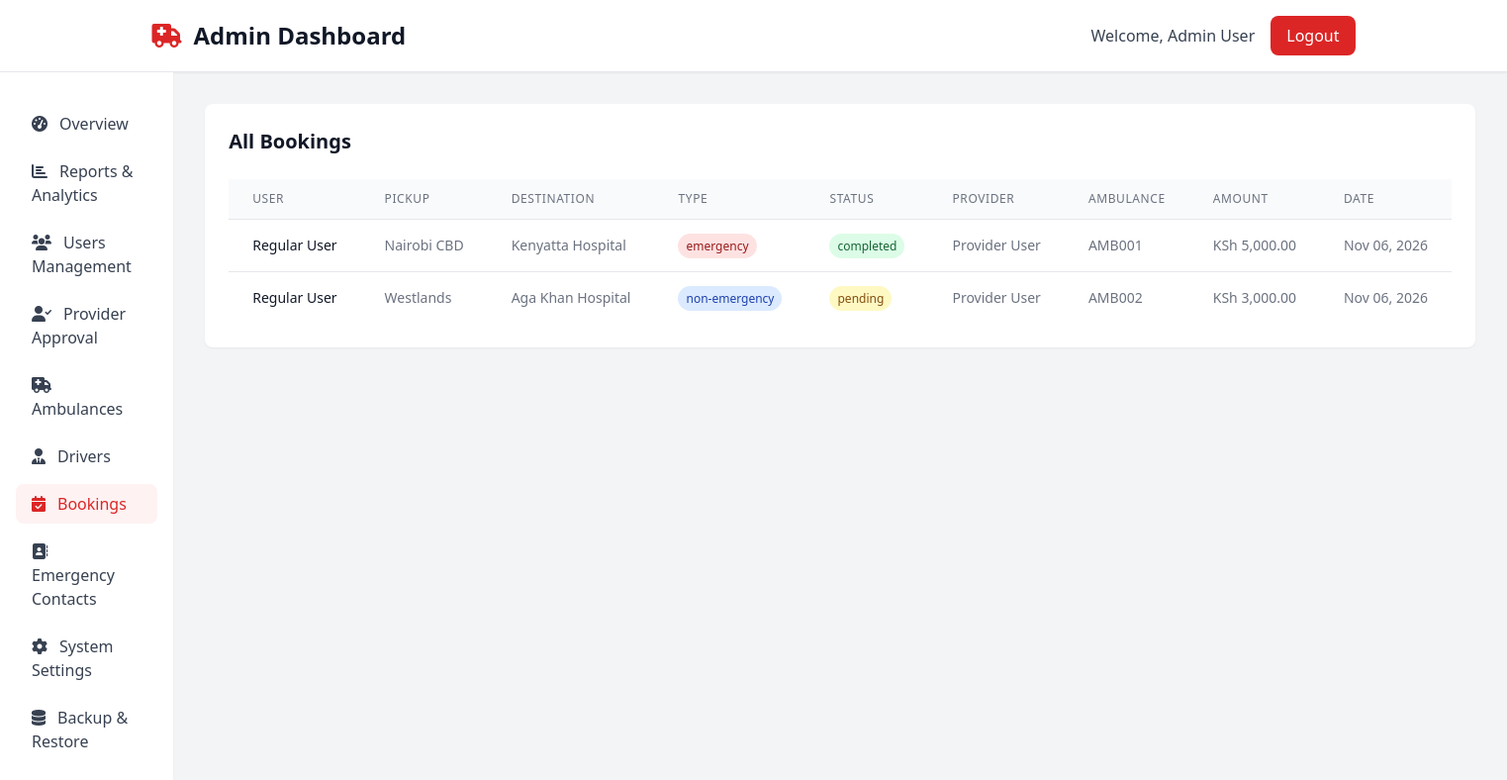
The app's page /admin/bookings.php (signed in) with its own data.
### tables this page shows
CREATE TABLE IF NOT EXISTS bookings (
    id INT AUTO_INCREMENT PRIMARY KEY,
    user_id INT NOT NULL,
    ambulance_id INT,
    pickup_location VARCHAR(255) NOT NULL,
    destination VARCHAR(255) NOT NULL,
    booking_type ENUM('emergency', 'non-emergency') NOT NULL,
    status ENUM('pending', 'accepted', 'in_progress', 'completed', 'cancelled') DEFAULT 'pending',
    amount DECIMAL(10,2) DEFAULT 0.00,
    created_at TIMESTAMP DEFAULT CURRENT_TIMESTAMP,
    FOREIGN KEY (user_id) REFERENCES users(id) ON DELETE CASCADE,
    FOREIGN KEY (ambulance_id) REFERENCES ambulances(id) ON DELETE SET NULL
);

CREATE TABLE IF NOT EXISTS users (
    id INT AUTO_INCREMENT PRIMARY KEY,
    fullname VARCHAR(100) NOT NULL,
    email VARCHAR(100) NOT NULL UNIQUE,
    phone VARCHAR(20) NOT NULL,
    account_type ENUM('user', 'provider', 'admin') NOT NULL,
    password VARCHAR(255) NOT NULL,
    otp VARCHAR(6) DEFAULT NULL,
    otp_timestamp TIMESTAMP NULL,
    is_active BOOLEAN DEFAULT TRUE,
    email_verified BOOLEAN DEFAULT FALSE,
    is_approved BOOLEAN DEFAULT TRUE,
    rejection_reason TEXT NULL,
    created_at TIMESTAMP DEFAULT CURRENT_TIMESTAMP,
    updated_at TIMESTAMP DEFAULT CURRENT_TIMESTAMP ON UPDATE CURRENT_TIMESTAMP
);

CREATE TABLE IF NOT EXISTS ambulances (
    id INT AUTO_INCREMENT PRIMARY KEY,
    provider_id INT NOT NULL,
    vehicle_number VARCHAR(20) NOT NULL,
    vehicle_type VARCHAR(50) NOT NULL,
    status ENUM('available', 'busy', 'maintenance') DEFAULT 'available',
    created_at TIMESTAMP DEFAULT CURRENT_TIMESTAMP,
    FOREIGN KEY (provider_id) REFERENCES users(id) ON DELETE CASCADE
);

### admin/bookings.php (the view, shortened to what this page needs)
<?php
include '../config.php';
$bookings = $conn->query("SELECT b.*, u.fullname as user_name, a.vehicle_number, p.fullname as provider_name FROM bookings b JOIN users u ON b.user_id = u.id LEFT JOIN ambulances a ON b.ambulance_id = a.id LEFT JOIN users p ON a.provider_id = p.id ORDER BY b.created_at DESC");
$dashboard_type = 'Admin';
$current_page = 'bookings';
include '../includes/header.php';
include '../includes/sidebar.php';
?>
        <main class="flex-1 p-8">
            <section class="mb-8">
                <div class="bg-white rounded-lg shadow-sm p-6">
                    <h2 class="text-xl font-semibold text-gray-900 mb-6">All Bookings</h2>
                    <div class="overflow-x-auto">
                        <table class="min-w-full divide-y divide-gray-200">
                            <thead class="bg-gray-50">
                                <tr>
                                    <th class="px-6 py-3 text-left text-xs font-medium text-gray-500 uppercase tracking-wider">User</th>
                                    <th class="px-6 py-3 text-left text-xs font-medium text-gray-500 uppercase tracking-wider">Pickup</th>
                                    <th class="px-6 py-3 text-left text-xs font-medium text-gray-500 uppercase tracking-wider">Destination</th>
                                    <th class="px-6 py-3 text-left text-xs font-medium text-gray-500 uppercase tracking-wider">Type</th>
                                    <th class="px-6 py-3 text-left text-xs font-medium text-gray-500 uppercase tracking-wider">Status</th>
                                    <th class="px-6 py-3 text-left text-xs font-medium text-gray-500 uppercase tracking-wider">Provider</th>
                                    <th class="px-6 py-3 text-left text-xs font-medium text-gray-500 uppercase tracking-wider">Ambulance</th>
                                    <th class="px-6 py-3 text-left text-xs font-medium text-gray-500 uppercase tracking-wider">Amount</th>
                                    <th class="px-6 py-3 text-left text-xs font-medium text-gray-500 uppercase tracking-wider">Date</th>
                                </tr>
                            </thead>
                            <tbody class="bg-white divide-y divide-gray-200">
                                <?php if ($bookings->num_rows > 0): ?>
                                    <?php while ($booking = $bookings->fetch_assoc()): ?>
                                    <tr>
                                        <td class="px-6 py-4 whitespace-nowrap text-sm font-medium text-gray-900"><?php echo htmlspecialchars($booking['user_name']); ?></td>
                                        <td class="px-6 py-4 whitespace-nowrap text-sm text-gray-500"><?php echo htmlspecialchars($booking['pickup_location']); ?></td>
                                        <td class="px-6 py-4 whitespace-nowrap text-sm text-gray-500"><?php echo htmlspecialchars($booking['destination']); ?></td>
                                        <td class="px-6 py-4 whitespace-nowrap text-sm text-gray-500">
                                            <span class="px-2 py-1 text-xs font-medium rounded-full <?php echo $booking['booking_type'] === 'emergency' ? 'bg-red-100 text-red-800' : 'bg-blue-100 text-blue-800'; ?>">
                                                <?php echo htmlspecialchars($booking['booking_type']); ?>
                                            </span>
                                        </td>
                                        <td class="px-6 py-4 whitespace-nowrap text-sm text-gray-500">
                                            <span class="px-2 py-1 text-xs font-medium rounded-full
                                                <?php
                                                switch($booking['status']) {
                                                    case 'pending': echo 'bg-yellow-100 text-yellow-800'; break;
                                                    case 'completed': echo 'bg-green-100 text-green-800'; break;
                                                }
                                                ?>">
                                                <?php echo htmlspecialchars($booking['status']); ?>
                                            </span>
                                        </td>
                                        <td class="px-6 py-4 whitespace-nowrap text-sm text-gray-500"><?php echo htmlspecialchars($booking['provider_name'] ?? 'Not assigned'); ?></td>
                                        <td class="px-6 py-4 whitespace-nowrap text-sm text-gray-500"><?php echo htmlspecialchars($booking['vehicle_number'] ?? 'Not assigned'); ?></td>
                                        <td class="px-6 py-4 whitespace-nowrap text-sm text-gray-500">KSh <?php echo number_format($booking['amount'], 2); ?></td>
                                        <td class="px-6 py-4 whitespace-nowrap text-sm text-gray-500"><?php echo date('M d, Y', strtotime($booking['created_at'])); ?></td>
                                    </tr>
                                    <?php endwhile; ?>
                                <?php else: ?>
                                    <tr>
                                        <td colspan="9" class="px-6 py-4 text-center text-gray-500">No bookings found</td>
                                    </tr>
                                <?php endif; ?>
                            </tbody>
                        </table>
                    </div>
                </div>
            </section>
        </main>
<?php include '../includes/footer.php'; ?>

### includes/header.php (shortened to what this page needs)
<?php
$dashboard_type = isset($dashboard_type) ? $dashboard_type : 'User';
?>
<!DOCTYPE html>
<html lang="en">
<head>
    <script src="https://cdn.tailwindcss.com"></script>
    <link href="https://cdnjs.cloudflare.com/ajax/libs/font-awesome/6.0.0/css/all.min.css" rel="stylesheet">
</head>
<body class="bg-gray-100">
    <header class="bg-white shadow-sm border-b">
        <div class="max-w-7xl mx-auto px-4 sm:px-6 lg:px-8">
            <div class="flex justify-between items-center py-4">
                <div class="flex items-center">
                    <i class="fas fa-ambulance text-red-600 text-2xl mr-3"></i>
                    <h1 class="text-2xl font-bold text-gray-900"><?php echo $dashboard_type; ?> Dashboard</h1>
                </div>
                <div class="flex items-center space-x-4">
                    <span class="text-gray-700">Welcome, <?php echo htmlspecialchars($_SESSION['fullname']); ?></span>
                    <a href="../logout.php" class="bg-red-600 text-white px-4 py-2 rounded-lg hover:bg-red-700">Logout</a>
                </div>
            </div>
        </div>
    </header>

### includes/sidebar.php (shortened to what this page needs)
<?php
$dashboard_type = isset($dashboard_type) ? $dashboard_type : 'User';
$current_page = isset($current_page) ? $current_page : 'overview';
?>
    <div class="flex">
        <aside class="w-64 bg-white shadow-sm min-h-screen">
            <nav class="mt-8">
                <div class="px-4 space-y-2">
                    <?php if ($dashboard_type === 'User'): ?>
                        <a href="dashboard.php" class="block px-4 py-2 text-gray-700 hover:bg-red-50 hover:text-red-600 rounded-lg <?php echo $current_page === 'overview' ? 'bg-red-50 text-red-600' : ''; ?>">
                            <i class="fas fa-tachometer-alt mr-3"></i>Overview
                        </a>
                        <a href="book-ambulance.php" class="block px-4 py-2 text-gray-700 hover:bg-red-50 hover:text-red-600 rounded-lg <?php echo $current_page === 'book-ambulance' ? 'bg-red-50 text-red-600' : ''; ?>">
                            <i class="fas fa-phone-alt mr-3"></i>Book Ambulance
                        </a>
                        <a href="my-bookings.php" class="block px-4 py-2 text-gray-700 hover:bg-red-50 hover:text-red-600 rounded-lg <?php echo $current_page === 'my-bookings' ? 'bg-red-50 text-red-600' : ''; ?>">
                            <i class="fas fa-calendar-check mr-3"></i>My Bookings
                        </a>
                        <a href="payment-history.php" class="block px-4 py-2 text-gray-700 hover:bg-red-50 hover:text-red-600 rounded-lg <?php echo $current_page === 'payment-history' ? 'bg-red-50 text-red-600' : ''; ?>">
                            <i class="fas fa-receipt mr-3"></i>Payment History
                        </a>
                        <a href="saved-locations.php" class="block px-4 py-2 text-gray-700 hover:bg-red-50 hover:text-red-600 rounded-lg <?php echo $current_page === 'saved-locations' ? 'bg-red-50 text-red-600' : ''; ?>">
                            <i class="fas fa-map-marker-alt mr-3"></i>Saved Locations
                        </a>
                        <a href="emergency-contacts.php" class="block px-4 py-2 text-gray-700 hover:bg-red-50 hover:text-red-600 rounded-lg <?php echo $current_page === 'emergency-contacts' ? 'bg-red-50 text-red-600' : ''; ?>">
                            <i class="fas fa-address-book mr-3"></i>Emergency Contacts
                        </a>
                        <a href="profile-settings.php" class="block px-4 py-2 text-gray-700 hover:bg-red-50 hover:text-red-600 rounded-lg <?php echo $current_page === 'profile-settings' ? 'bg-red-50 text-red-600' : ''; ?>">
                            <i class="fas fa-user-cog mr-3"></i>Profile Settings
                        </a>
                    <?php elseif ($dashboard_type === 'Admin'): ?>
                        <a href="dashboard.php" class="block px-4 py-2 text-gray-700 hover:bg-red-50 hover:text-red-600 rounded-lg <?php echo $current_page === 'overview' ? 'bg-red-50 text-red-600' : ''; ?>">
                            <i class="fas fa-tachometer-alt mr-3"></i>Overview
                        </a>
                        <a href="reports.php" class="block px-4 py-2 text-gray-700 hover:bg-red-50 hover:text-red-600 rounded-lg <?php echo $current_page === 'reports' ? 'bg-red-50 text-red-600' : ''; ?>">
                            <i class="fas fa-chart-bar mr-3"></i>Reports & Analytics
                        </a>
                        <a href="users.php" class="block px-4 py-2 text-gray-700 hover:bg-red-50 hover:text-red-600 rounded-lg <?php echo $current_page === 'users' ? 'bg-red-50 text-red-600' : ''; ?>">
                            <i class="fas fa-users mr-3"></i>Users Management
                        </a>
                        <a href="provider-approval.php" class="block px-4 py-2 text-gray-700 hover:bg-red-50 hover:text-red-600 rounded-lg <?php echo $current_page === 'provider-approval' ? 'bg-red-50 text-red-600' : ''; ?>">
                            <i class="fas fa-user-check mr-3"></i>Provider Approval
                        </a>
                        <a href="ambulances.php" class="block px-4 py-2 text-gray-700 hover:bg-red-50 hover:text-red-600 rounded-lg <?php echo $current_page === 'ambulances' ? 'bg-red-50 text-red-600' : ''; ?>">
                            <i class="fas fa-ambulance mr-3"></i>Ambulances
                        </a>
                        <a href="drivers.php" class="block px-4 py-2 text-gray-700 hover:bg-red-50 hover:text-red-600 rounded-lg <?php echo $current_page === 'drivers' ? 'bg-red-50 text-red-600' : ''; ?>">
                            <i class="fas fa-user-tie mr-3"></i>Drivers
                        </a>
                        <a href="bookings.php" class="block px-4 py-2 text-gray-700 hover:bg-red-50 hover:text-red-600 rounded-lg <?php echo $current_page === 'bookings' ? 'bg-red-50 text-red-600' : ''; ?>">
                            <i class="fas fa-calendar-check mr-3"></i>Bookings
                        </a>
                        <a href="emergency-contacts.php" class="block px-4 py-2 text-gray-700 hover:bg-red-50 hover:text-red-600 rounded-lg <?php echo $current_page === 'emergency-contacts' ? 'bg-red-50 text-red-600' : ''; ?>">
                            <i class="fas fa-address-book mr-3"></i>Emergency Contacts
                        </a>
                        <a href="system-settings.php" class="block px-4 py-2 text-gray-700 hover:bg-red-50 hover:text-red-600 rounded-lg <?php echo $current_page === 'system-settings' ? 'bg-red-50 text-red-600' : ''; ?>">
                            <i class="fas fa-cog mr-3"></i>System Settings
                        </a>
                        <a href="backup-restore.php" class="block px-4 py-2 text-gray-700 hover:bg-red-50 hover:text-red-600 rounded-lg <?php echo $current_page === 'backup-restore' ? 'bg-red-50 text-red-600' : ''; ?>">
                            <i class="fas fa-database mr-3"></i>Backup & Restore
                        </a>
                    <?php endif; ?>
                </div>
            </nav>
        </aside>

### includes/footer.php (shortened to what this page needs)
    </div>
<body>
</body>
</html>

### records on screen
bookings: user.fullname "Regular User", pickup_location "Nairobi CBD", destination "Kenyatta Hospital", booking_type "emergency", status "completed", users.fullname "Provider User", ambulance.vehicle_number "AMB001", amount "5,000.00", created_at "Nov 06, 2026"
bookings: user.fullname "Regular User", pickup_location "Westlands", destination "Aga Khan Hospital", booking_type "non-emergency", status "pending", users.fullname "Provider User", ambulance.vehicle_number "AMB002", amount "3,000.00", created_at "Nov 06, 2026"

### other values on screen
$dashboard_type "Admin"
$_SESSION['fullname'] "Admin User"
